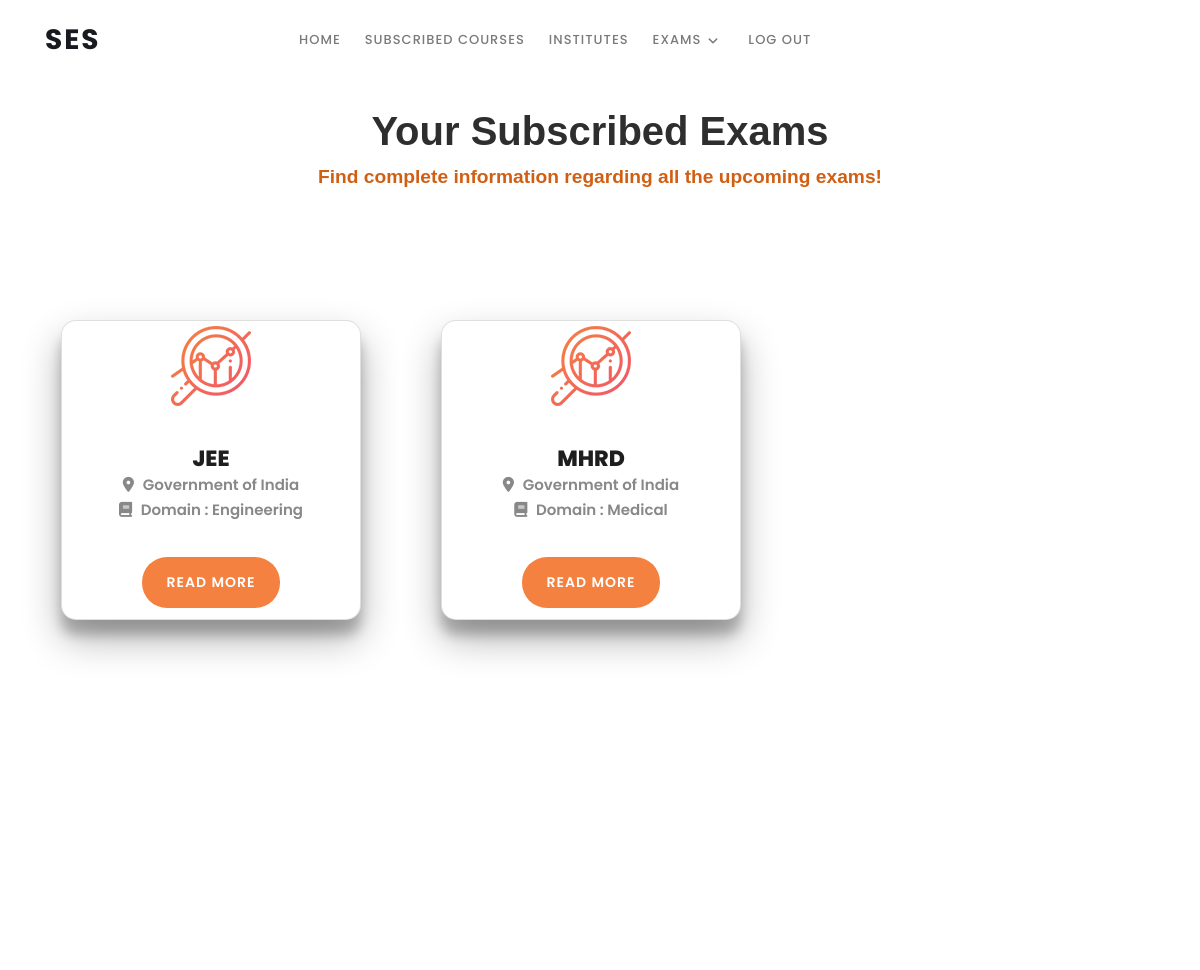
/main/institutes (signed in, upper part), run on an earlier commit of the app's database.
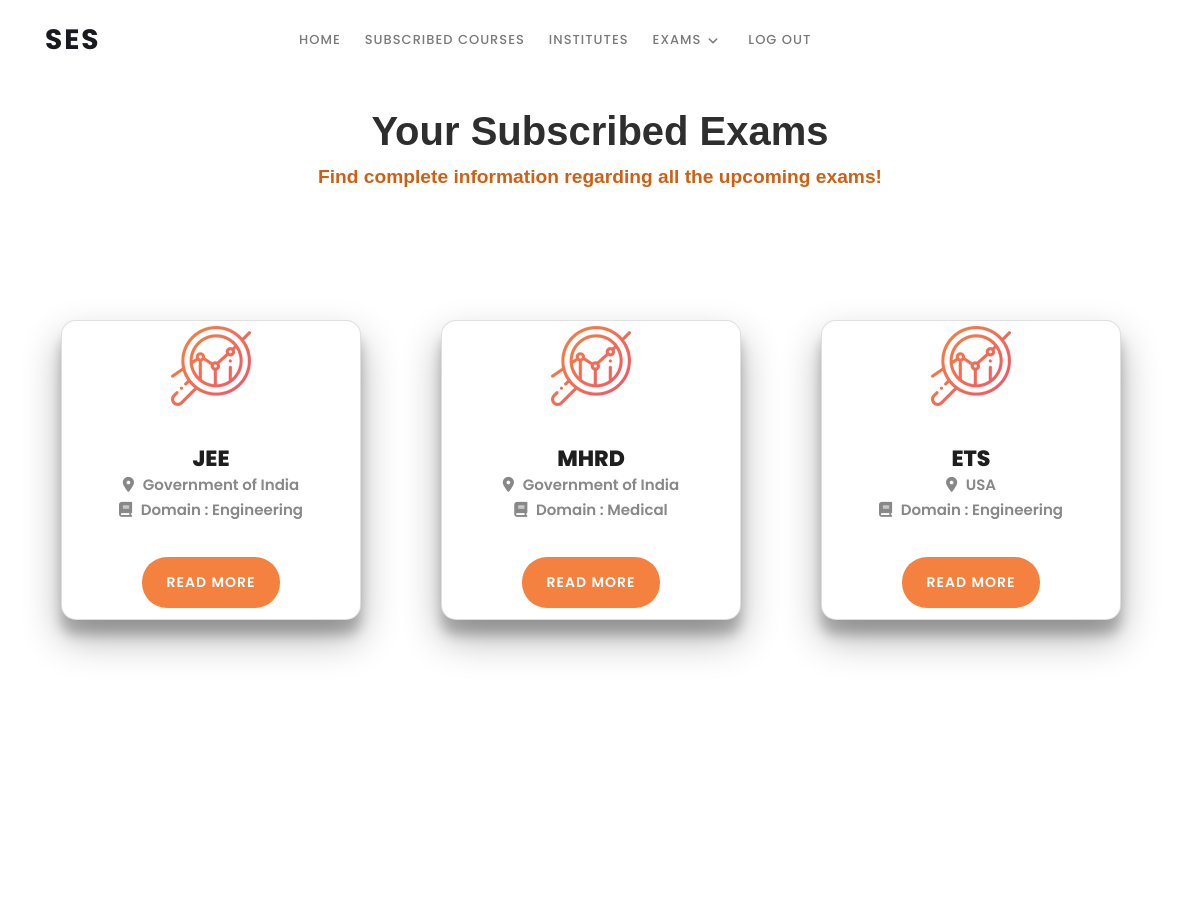
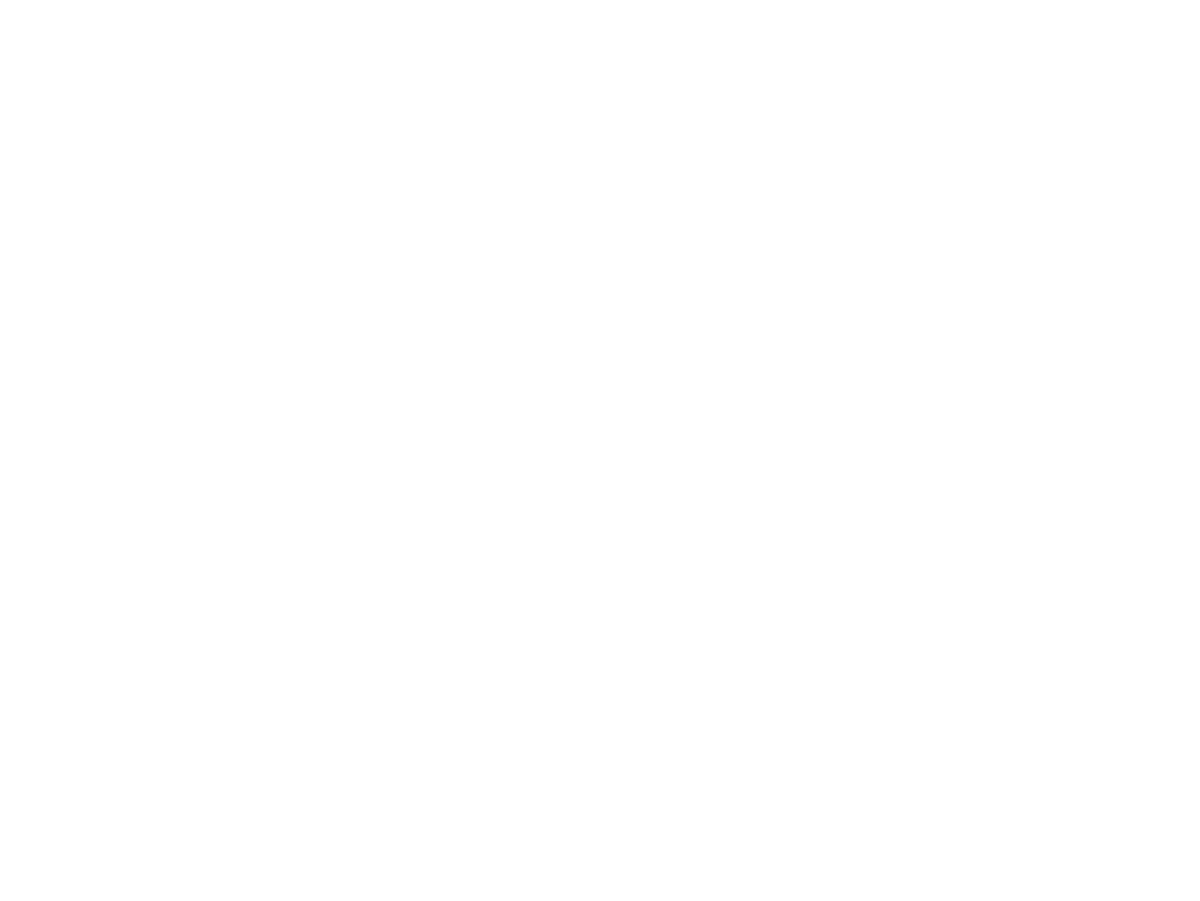
And on a later commit of the database (2 pictures, top to bottom).
### mainapp/models.py (models this page shows, shortened)
class Institute(models.Model):
    name = models.CharField(max_length=100)
    address = models.CharField(max_length=100,blank=True)
    email = models.CharField(max_length=100)
    contact = models.CharField(max_length=20,blank=True)
    domain = models.CharField(max_length=50)
    region = models.CharField(max_length=20,blank=True,default='')
    created = models.DateTimeField(default=timezone.now)
    student = models.ManyToManyField(User,blank=True)
    is_email_active = models.BooleanField(default=True)
    password = models.CharField(max_length=250, blank = True)

### mainapp/views.py (the view)
# urls.py: path('institutes', views.institutes, name='institutes'),
def institutes(request):
    if not request.user.is_authenticated:
        return redirect('errorpage')
    obj = Institute.objects.all()
    context = {
        'title' : 'Institutes',
        'i_obj': obj
    }
    return render(request,'mainapp/institutes.html',context)

### mainapp/templates/mainapp/institutes.html (shortened to what this page needs)
{% include 'mainapp/header.html' %}
{% load static %}
{% load getdays %}
     <div class="row">
        <div class="col-12 pageheading">
            <div class="page-title">Your Subscribed Exams</div>
            <div class="subh">Find complete information regarding all the upcoming exams!</div>
        </div>
    </div>
     <section class="section" id="about">
        <div class="container">
                <div class="row">
                    {% for obj in i_obj %}
                    <div class="col-lg-4 col-md-6 col-sm-12 col-xs-12"
                        data-scroll-reveal="enter left move 30px over 0.6s after 0.4s">
                        <div class="features-item card card-5" style="margin-bottom: 100px;">
                            <div class="features-icon">
                                <img src="assets/images/features-icon-1.png" alt="">
                                <h5>{{obj.name}}</h5>
                                <p style="font-weight: 600;"> <i class="fa fa-map-marker" style="padding-right: 5px;" > </i>  {{ obj.address }} </p>
                                <p style="font-weight: 600;"> <i class="fa fa-book" style="padding-right: 5px;" > </i>  Domain : {{ obj.domain }} </p>
                                <a href="{% url 'view_institute' obj.id %}" class="main-button" style="margin-bottom: 80px;">
                                    Read More
                                </a>
                            </div>
                        </div>
                    </div>
                    {% endfor %}
            </div>
        </div>
    </section>
</body>
</html>

What changed in the data, as far as the page shows it:
added Institute: name "ETS", address "USA", domain "Engineering"
